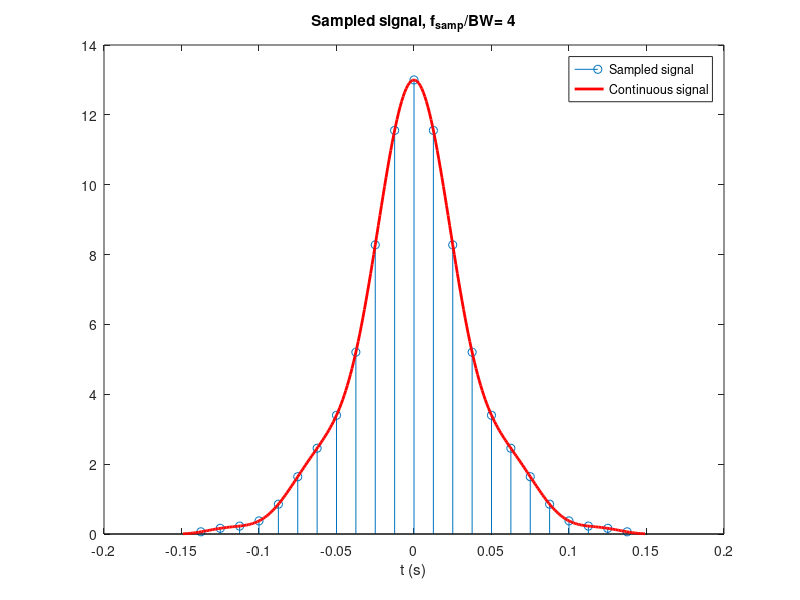
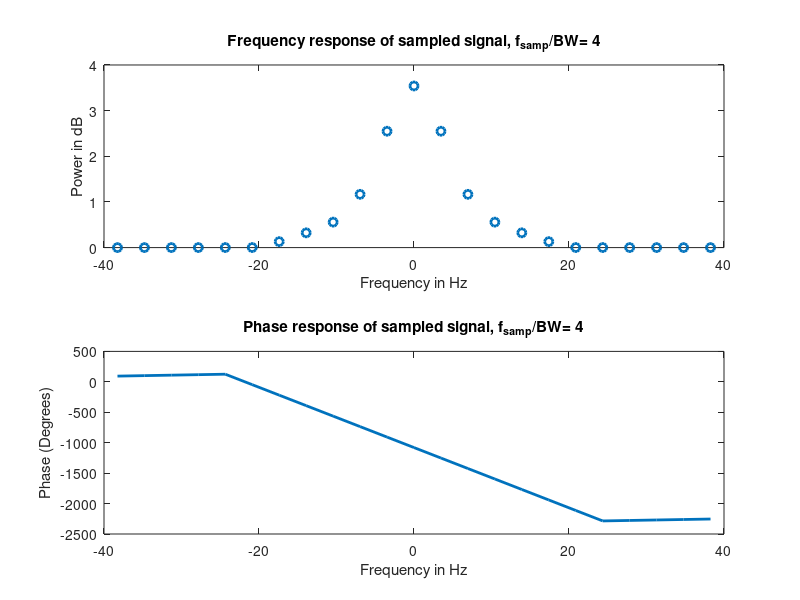
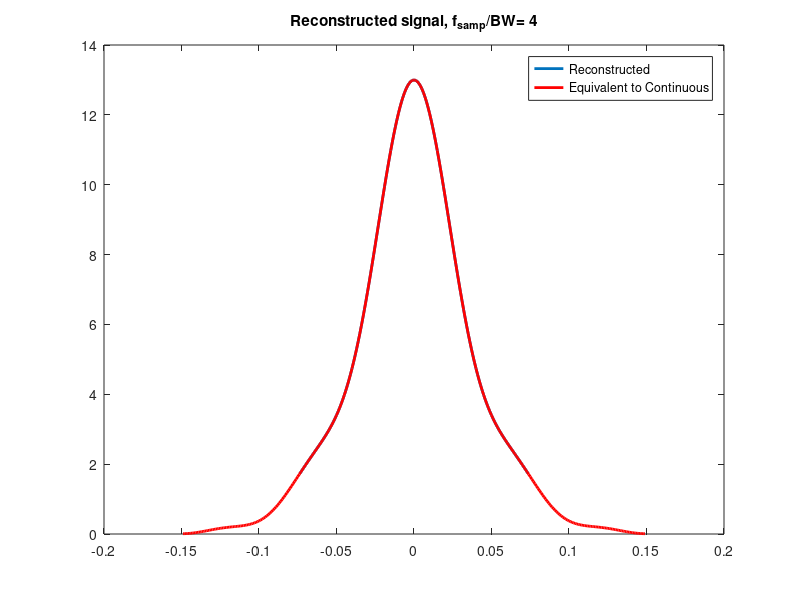

Reproduce these figures in MATLAB, in order.
%------------------------------
%         EXERCISE C1
%
%       LEARNING OUTCOME:
%       -   how to create time vector (span several symbol times)
%       -   How to create a pulse at a given sampling rate
%       -   How to perform a DFT on a given pulse
%       -   How to use interpolation to reconstruct a pulse
%------------------------------
function Ex123
close all
clc

% Here I have 6 different pulses you can try. Note:
%   Exercise 1 use func1
%   Exercise 2 use func2
%   Exercise 3 use func3
% Note: to create the pulses, I use anonymous functions but one can also generate the
% pulses as we did in class. This is a little bit cleaner though.

% Bandlimited signals made of sinc
func1 = @(Ts,tvec) 6*sinc(tvec/(2*Ts)).^2 + sinc(tvec/(6*Ts)).^6 + 6*sinc(tvec/(10*Ts)).^10; % This is the function in exercise 1
% Rectangular pulse
func2 = @(tau,tvec) heaviside(tau/2 + tvec) - heaviside(tvec  - tau/2); %This is the function of exercise 2
% Raised Cosine
func3 = @(alpha,tau,tvec) sinc(tvec/tau).*cos((pi*alpha/tau)*tvec)./(1-((2*alpha/tau)*tvec).^2); %This is the function in exercise 3
% Gaussian
func4 = @(sigma,tvec) exp(-tvec.^2/(2*sigma^2))/(sigma*sqrt(2*pi));
% Twosided exponential
func5 = @(a,tvec) exp(-a*abs(tvec));
% Sum of sinusoids
func6 = @(f1,f2,f3,f4,tvec) sin(2*pi*f1.*tvec) + (1/3)*sin(2*pi*f2.*tvec) + (1/5)*sin(2*pi*f3.*tvec) + (1/7)*sin(2*pi*f4.*tvec);



%% Sampling and reconstruction, RC pulse
funflag = 1; %set this flag to select which pulse (1,2,3,4,5,6)

if funflag == 3 %if we use raised cosine, we need to take alpha into account
    T_symb = 0.01;                      % Symbol time [s]
    alpha = 0.3;                    % Excess bandwidth factor
    BW = (1+alpha)/(2*T_symb);          % Occupied bandwidth (one-sided)
else
    T_symb = 0.025;                     % Symbol time [s]
    BW = 1/(2*T_symb);                  % Bandwidth (one-sided)
end

f_samp = 4*BW;                          %sampling frequency
span = 6;                           % span of time vector

tvec = eps:(1/f_samp):span*T_symb;          % create time vector (positive times)
tvec = [-fliplr(tvec(2:end)) tvec]; % Make symmetric around zero



% Similar looking to continuous-time signal
fss = 50*BW;                                % high sampling rate
cont_tvec = eps:(1/fss):span*T_symb;                % create time vector for sampling rate
cont_tvec = [-fliplr(cont_tvec(2:end)) cont_tvec];      % Make symmetric around zero

switch funflag
    
    case 1
        fun = func1;                         % assign function handle
        p_samp = fun(T_symb,tvec);                  % create sampled signal
        p_continuous = fun(T_symb,cont_tvec);        % create "continuous" signal
        
    case 2
        fun = func2;                            % assign function handle
        p_samp = fun(T_symb,tvec);                     % create sampled signal
        p_continuous = fun(T_symb,cont_tvec);           % create "continuous" signal
        
    case 3
        fun = func3;                         % assign function handle
        p_samp = fun(alpha,T_symb,tvec);            % create sampled signal
        p_continuous = fun(alpha,T_symb,cont_tvec);  % create "continuous" signal
        
    case 4
        sigma = 1;                              % Standard deviation of pulse
        fun = func4;                            % assign function handle
        p_samp = fun(sigma,tvec);                  % create sampled signal
        p_continuous = fun(sigma,cont_tvec);        % create "continuous" signal
        
    case 5
        a = 2;                              % damping
        fun = func5;                        % assign function handle
        p_samp = fun(a,tvec);                  % create sampled signal
        p_continuous = fun(a,cont_tvec);        % create "continuous" signal
        
    case 6
        f1 = 1e3; f2= 2e3; f3 = 3e3; f4 = 4e3;  % frequencies of sinusoids
        fun = func6;                            % assign function handle
        p_samp = fun(f1,f2,f3,f4,tvec);            % create sampled signal
        p_continuous = fun(f1,f2,f3,f4,cont_tvec);  % create "continuous" signal
        
    otherwise
        return;
end





%-----------------------------------------
%       Plot Sampled and Continuous Signal
%-----------------------------------------
%SAMPLED AND TIME-CONTINUOUS SIGNAL
figure; 
stem(tvec,p_samp); 
hold on;
plot(cont_tvec,p_continuous,'r','LineWidth',2);
xlabel('t (s)')
legend('Sampled signal', 'Continuous signal')
title(['Sampled signal, f_{samp}/BW= ', num2str(f_samp/BW)])

% 
% % Perform DFT and convert the digital frequencies to corresponding analog
N = length(p_samp);            % get length of signal
P = fftshift(fft(p_samp));     % Compute the Fourier transform of signal and center around zero
phase = unwrap(angle(P));   % compute phase
df = f_samp/N;                  % sampling frequency is split into N bins
fvec = df*(-floor(N/2):1:ceil(N/2)-1); % Truncated, has wide bandwidth
% %---------------------------------
% %       Plot DFT
% %---------------------------------
% % FFT PLOT
figure;
subplot(2,1,1);plot(fvec, abs(P)/N,'o','LineWidth',2);
title(['Frequency response of sampled signal, f_{samp}/BW= ',num2str(f_samp/BW)])
xlabel('Frequency in Hz')
ylabel('Power in dB')
% xlim([-4*BW,4*BW])
subplot(2,1,2); plot(fvec, phase*180/pi,'LineWidth',2)
title(['Phase response of sampled signal, f_{samp}/BW= ',num2str(f_samp/BW)])
xlabel('Frequency in Hz')
ylabel('Phase (Degrees)')
% xlim([-2*BW,2*BW])

%PICK WHICH WAY YOU WANT TO RECONSTRUCT THE SIGNAL (CONVOLUTION OR FOR LOOP)
%[p_recons,t_recons, fs1]= reconstruct_sinc(sig,fs);       % Reconstruction using convolution
[p_recons,t_recons]= reconstruct_sinc_forloop(p_samp,f_samp);     % Reconstruction using for loop
%---------------------------------
%       Plot Reconstructed signal
%---------------------------------
% RECONSTRUCTED AND TIME-CONTINUOUS SIGNAL
figure; plot(t_recons, p_recons,'LineWidth',2); hold on;
plot(cont_tvec,p_continuous,'r','LineWidth',2);
% xlim([-span*T_symb, span*T_symb])
% ylim([0, 14]);
title(['Reconstructed signal, f_{samp}/BW= ',num2str(f_samp/BW)]);
legend('Reconstructed','Equivalent to Continuous')


end

function [p_recons,t_recons]= reconstruct_sinc(p_samp,f_samp)
% % Reconstruction using truncated sinc
span = 6;                         % One sided width of the sinc pulse as multiple of Ts
cont_f_samp = 10*f_samp;                        % Sampling rate of sinc function, chose integer multiple of f_samp
cont_t_samp = 1/cont_f_samp;              % sampling time of sinc

t_samp = 1/f_samp;                          % sampling time
tvec = eps:cont_t_samp:span*t_samp;        % create time vector
tvec = [-fliplr(tvec(2:end)) tvec];  % Create symmetric time vector
sinc_pulse = sinc(f_samp*tvec);          % Generate sinc pulse centered around 0 for reconstruction

% Upsample the pulse p to bring it to the same sampling time reference
p_upsamp = upsample(p_samp,cont_f_samp/f_samp);               % This signal now has a sampling rate of fs1, same as the sinc function
p_upsamp(end-cont_f_samp/f_samp+2:end)=[];                 % Remove the additional zeros introduced in the end
p_recons = conv(p_upsamp,sinc_pulse,'same');   % Expression (3) in exercise document
t_recons = (1/cont_f_samp).*(-floor(length(p_recons)/2):1:floor(length(p_recons)/2));
end



function [p_recons,t_recons]= reconstruct_sinc_forloop(p_samp,f_samp)
% % Reconstruction using truncated sinc
span = 6;                                % How many symbol times of the original pulse we want to reconstruct
cont_f_samp = 10*f_samp;                  % We must choose a sampling rate of the reconstructed pulse. Note that we simulate a continuous pulse by choosing this sampling frequency very large.
cont_t_samp = 1/cont_f_samp;              % sampling time of sinc

t_samp = 1/f_samp;                          % sampling time of the samples signal we have

cont_tvec = eps:cont_t_samp:span*t_samp;        % create time vector
cont_tvec = [-fliplr(cont_tvec(2:end)) cont_tvec];  % Create symmetric time vector

% Plot truncated sinc pulse
% figure;
% plot(cont_tvec, sinc(f_samp*cont_tvec)); hold on

p_recons = zeros(1, length(cont_tvec));                                  %allocate for reconstructed signal
for n = -floor(length(p_samp)/2) : floor(length(p_samp)/2)                %loop over all samples we have
    curr_idx = n + floor(length(p_samp)/2) + 1;                        %sig has to start at 1
    p_recons = p_recons + p_samp(curr_idx)*sinc(f_samp*(cont_tvec-n*t_samp));      % add current reconstruction signal
end

t_recons = cont_t_samp.*(-floor(length(p_recons)/2):1:floor(length(p_recons)/2)); %make time vector for reconstructed signal

end